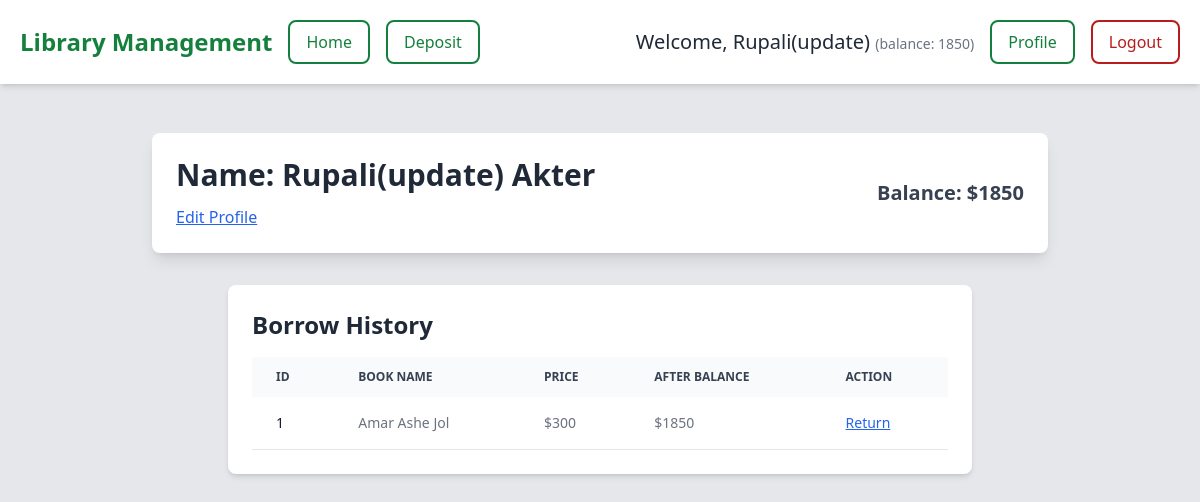
Page /accounts/profile/ (signed in) on the earlier database version.
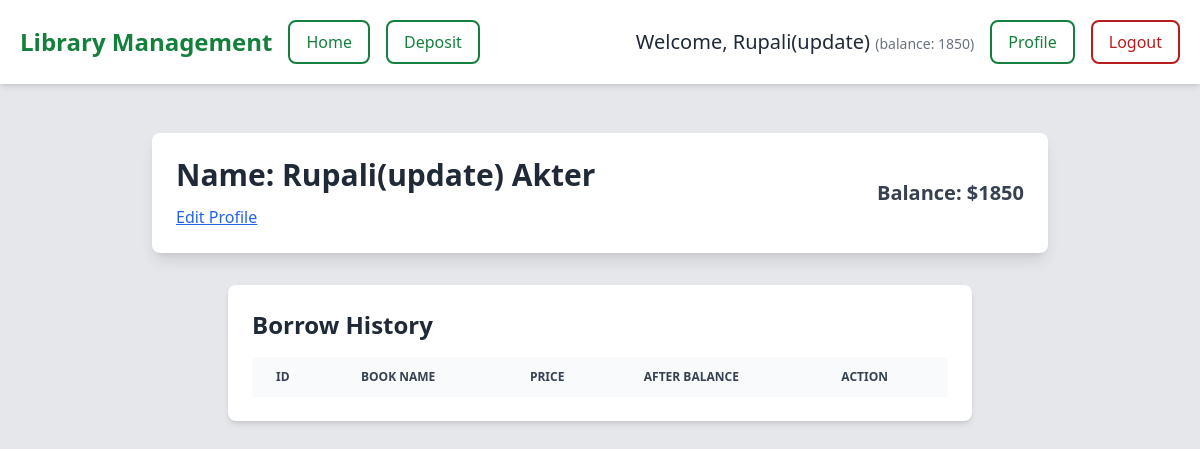
Same page on the later database version.
### borrow/models.py (models this page shows, shortened)
class BorrowingModel(models.Model):
    borrow_id=models.IntegerField(primary_key=True)
    book = models.ForeignKey(BookModel, on_delete=models.CASCADE)
    user = models.ForeignKey(User, on_delete=models.CASCADE)
    borrowed_date = models.DateTimeField(auto_now_add=True)

### books/models.py (models this page shows, shortened)
class BookModel(models.Model):
    name=models.CharField(max_length=100)
    author=models.CharField(max_length=100)
    category=models.ForeignKey(CategoryModel, on_delete=models.CASCADE)
    description=models.TextField()
    price=models.IntegerField()
    image=models.ImageField(upload_to="books/media/image/", blank=True, null=True)
    slug=models.SlugField(max_length=100, unique=True ,blank= True,null=True)

### accounts/models.py (models this page shows, shortened)
class UserLibraryAccount(models.Model):
    user=models.OneToOneField(User, on_delete=models.CASCADE, related_name="account")
    gender=models.CharField(max_length=20 ,choices= GENDER_TYPES)
    birthday=models.DateField(null=True,blank=True)
    balance=models.IntegerField(default=0)

### accounts/views.py (the view)
# urls.py: path("profile/",views.Profileview.as_view(), name="Profile"),
class Profileview(ListView):
    model=BorrowingModel
    template_name="accounts/profile.html"
    context_object_name="borrow_history"
    def get_context_data(self,**kwargs):
        context=super().get_context_data(**kwargs)
        context["borrow_history"]=BorrowingModel.objects.filter(user=self.request.user)
        context["User"]=self.request.user
        return context

### accounts/templates/accounts/profile.html (shortened to what this page needs)
{% extends "base.html" %}
{% block body %}
<div class="flex flex-col items-start p-6 bg-white shadow-lg rounded-lg max-w-4xl mx-auto mt-8">
  <div class="flex flex-col md:flex-row items-start md:items-center justify-between w-full">
    <div>
      <h4 class="font-bold text-3xl text-gray-800 pb-3">Name: {{ user.first_name }} {{ user.last_name }}</h4>
      <a href="{% url 'update' %}" class="text-blue-600 hover:text-blue-800 underline">Edit Profile</a>
    </div>
    <div class="mt-4 md:mt-0">
      <h5 class="font-semibold text-xl text-gray-700">Balance: ${{ user.account.balance }}</h5>
    </div>
  </div>
</div>
<div class="relative overflow-x-auto shadow-md sm:rounded-lg w-11/12 lg:w-3/4 mx-auto mt-8 bg-white p-6 rounded-lg">
  <h2 class="text-2xl font-semibold text-gray-800 mb-4">Borrow History</h2>
  <table class="w-full text-sm text-left text-gray-500 dark:text-gray-400">
    <thead class="text-xs text-gray-700 uppercase bg-gray-50 dark:bg-gray-700 dark:text-gray-400">
      <tr>
        <th scope="col" class="px-6 py-3">ID</th>
        <th scope="col" class="px-6 py-3">Book Name</th>
        <th scope="col" class="px-6 py-3">Price</th>
        <th scope="col" class="px-6 py-3">After Balance</th>
        <th scope="col" class="px-6 py-3">Action</th>
      </tr>
    </thead>
    <tbody>
      {% for borrow in borrow_history %}
      <tr class="bg-white border-b dark:bg-gray-800 dark:border-gray-700">
        <th scope="row" class="px-6 py-4 font-medium text-gray-900 whitespace-nowrap dark:text-white">{{ borrow.borrow_id }}</th>
        <td class="px-6 py-4">{{ borrow.book.name }}</td>
        <td class="px-6 py-4">${{ borrow.book.price }}</td>
        <td class="px-6 py-4">${{ borrow.user.account.balance }}</td>
        <td class="px-6 py-4">
          <a href="{% url 'returnbook' borrow.borrow_id %}" class="text-blue-600 hover:text-blue-800 underline">Return</a>
        </td>
      </tr>
      {% endfor %}
    </tbody>
  </table>
</div>
{% endblock body %}

Differences in the rows shown:
no longer on this page (row edited): BorrowingModel: borrow_id "1", book.name "Amar Ashe Jol", book.price "300", user.account.balance "1850"
